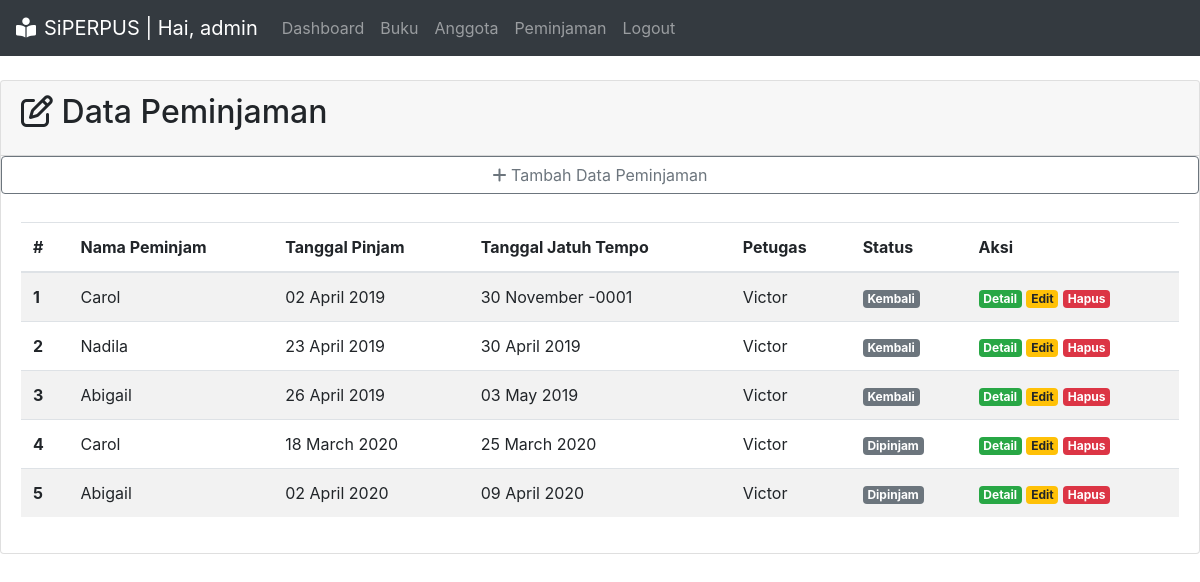
Page /transaksi/index.php on the committed database.
### tables this page shows
CREATE TABLE `peminjaman` (
  `id_pinjam` int(3) NOT NULL,
  `id_anggota` int(3) NOT NULL,
  `id_buku` int(3) DEFAULT NULL,
  `tgl_pinjam` date NOT NULL,
  `tgl_kembali` date DEFAULT NULL,
  `tgl_jatuh_tempo` date NOT NULL,
  `denda` int(10) NOT NULL DEFAULT 0,
  `status` enum('Dipinjam','Kembali') NOT NULL DEFAULT 'Dipinjam',
  `id_petugas` int(3) DEFAULT NULL
);

CREATE TABLE `anggota` (
  `id_anggota` int(3) NOT NULL,
  `nama` varchar(50) NOT NULL,
  `kelas` varchar(5) NOT NULL,
  `telp` varchar(13) NOT NULL,
  `username` varchar(10) NOT NULL,
  `password` varchar(10) NOT NULL,
  `id_level` int(3) DEFAULT NULL
);

CREATE TABLE `petugas` (
  `id_petugas` int(3) NOT NULL,
  `nama_petugas` varchar(50) NOT NULL,
  `username` varchar(8) NOT NULL,
  `password` varchar(8) NOT NULL,
  `telp` varchar(13) NOT NULL,
  `id_level` int(3) DEFAULT NULL
);

### transaksi/index.php (the view, shortened to what this page needs)
<?php
include '../koneksi.php';
$sql = "SELECT * FROM peminjaman INNER JOIN anggota
        ON peminjaman.id_anggota = anggota.id_anggota
        INNER JOIN petugas ON peminjaman.id_petugas = petugas.id_petugas
        ORDER BY peminjaman.tgl_pinjam";
$res = mysqli_query($kon, $sql);
$pinjam = array();
while ($data = mysqli_fetch_assoc($res)){
    $pinjam[] = $data;
}
include '../aset/header.php';
?>
    <div class="card">
        <div class="card-header">
            <h2 class="card-title"> <i class="far fa-edit"></i> Data Peminjaman</h2>
        </div>
        <a class="btn btn-outline-secondary mb-2" href="form-pinjam.php" role="button"><i class="fas fa-plus"></i> Tambah Data Peminjaman</a>
        <div class="card-body">
            <table class="table table-striped">
                <thead>
                    <tr>
                    <th scope="col">#</th>
                    <th scope="col">Nama Peminjam</th>
                    <th scope="col">Tanggal Pinjam</th>
                    <th scope="col">Tanggal Jatuh Tempo</th>
                    <th scope="col">Petugas</th>
                    <th scope="col">Status</th>
                    <th scope="col">Aksi</th>
                    </tr>
                </thead>
                <tbody>
                    <?php
                        $no = 1;
                        foreach ($pinjam as $p) { ?>
                            <tr>
                                <th scope="row"><?= $no?></th>
                                <td><?= $p['nama']?></th>
                                <td><?= date('d F Y', strtotime($p['tgl_pinjam']))?></th>
                                <td><?= date('d F Y', strtotime($p['tgl_jatuh_tempo']))?></th>
                                <td><?= $p['nama_petugas']?></td>
                                <td>
                                <span class="badge badge-secondary"><?= $p['status'] ?>
                                </span>
                                </td>
                                <td>
                                    <a href="detail.php?id_pinjam=<?= $p['id_pinjam'] ?>" class="badge badge-success">Detail</a>
                                    <a href="form-edit.php?id_pinjam=<?= $p['id_pinjam']?>" class="badge badge-warning">Edit</a>
                                    <a href="hapus.php?id_pinjam=<?= $p['id_pinjam'] ?>" class="badge badge-danger">Hapus</a>
                                </td>
                            </tr>
                    <?php
                    $no++;
                        }
                    ?>
                </tbody>
        </table>
        </div>
    </div>
<?php
include '../aset/footer.php';
?>

### aset/header.php (shortened to what this page needs)
<!DOCTYPE html>
<html lang="en">
<head>
    <link rel="stylesheet" href="http://localhost/siperpus/aset/bootstrap/css/bootstrap.min.css">
    <link rel="stylesheet" href="http://localhost/siperpus/aset/fontawesome/css/all.min.css">
</head>
<body>
    <nav class="navbar navbar-expand-lg navbar-dark bg-dark">
    <a class="navbar-brand" href="#"><i class="fas fa-book-reader text-white mr-2"></i>SiPERPUS | Hai, admin</a>
    <div class="collapse navbar-collapse" id="navbarNavAltMarkup">
        <div class="navbar-nav">
        <a class="nav-item nav-link" href="http://localhost/siperpus/index.php">Dashboard</a>
        <a class="nav-item nav-link" href="http://localhost/siperpus/buku/index.php">Buku</a>
        <a class="nav-item nav-link" href="http://localhost/siperpus/anggota/index.php">Anggota</a>
        <a class="nav-item nav-link" href="http://localhost/siperpus/transaksi/index.php">Peminjaman</a>
        <a class="nav-item nav-link" href="#" >Logout</a>
        </div>
    </div>
    </nav>

### aset/footer.php (shortened to what this page needs)
</body>
</html>

### rows in the picture
peminjaman: id_anggota.nama "Carol", tgl_pinjam "02 April 2019", tgl_jatuh_tempo "30 November -0001", id_petugas.nama_petugas "Victor", status "Kembali"
peminjaman: id_anggota.nama "Nadila", tgl_pinjam "23 April 2019", tgl_jatuh_tempo "30 April 2019", id_petugas.nama_petugas "Victor", status "Kembali"
peminjaman: id_anggota.nama "Abigail", tgl_pinjam "26 April 2019", tgl_jatuh_tempo "03 May 2019", id_petugas.nama_petugas "Victor", status "Kembali"
peminjaman: id_anggota.nama "Carol", tgl_pinjam "18 March 2020", tgl_jatuh_tempo "25 March 2020", id_petugas.nama_petugas "Victor", status "Dipinjam"
peminjaman: id_anggota.nama "Abigail", tgl_pinjam "02 April 2020", tgl_jatuh_tempo "09 April 2020", id_petugas.nama_petugas "Victor", status "Dipinjam"
